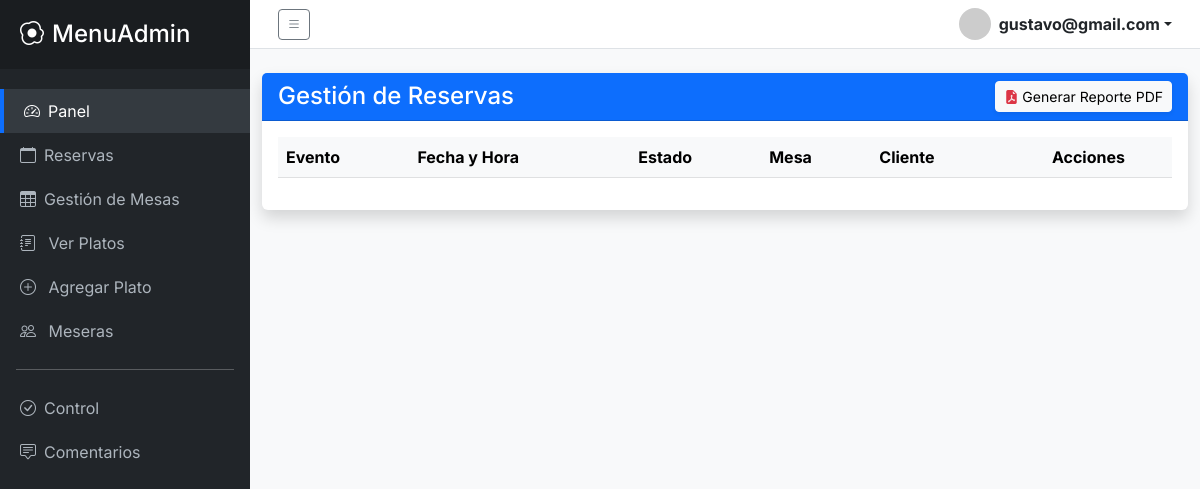
Page /client/admin/views/reservas/index.php (signed in) on the earlier database version.
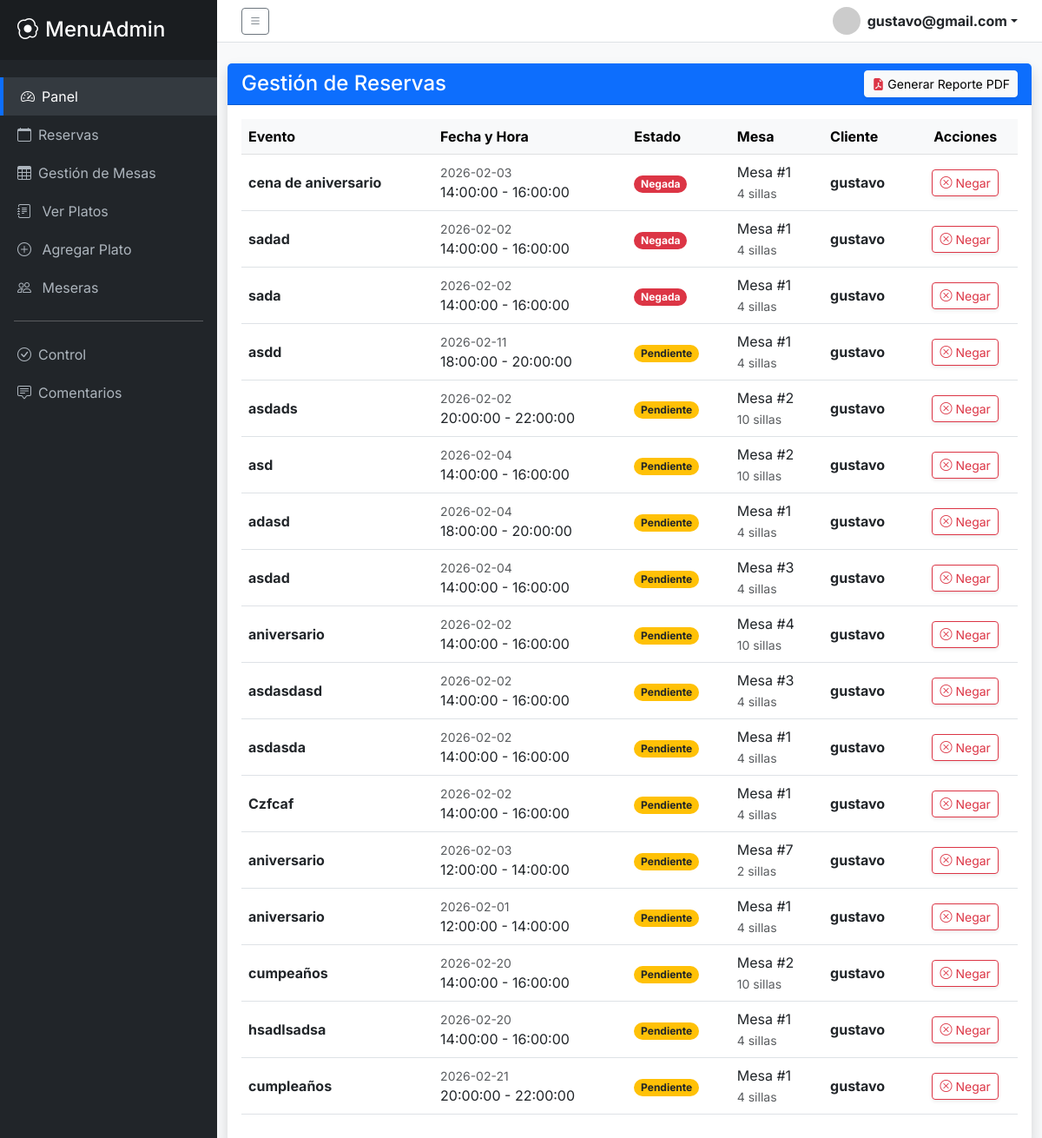
Same page on the later database version.
### tables this page shows
CREATE TABLE `reservas` (
  `id_reserva` int(11) NOT NULL,
  `id_cliente_fk` int(11) DEFAULT NULL,
  `id_mesa_fk` int(11) DEFAULT NULL,
  `titulo_evento` varchar(100) DEFAULT NULL,
  `fecha_reserva` date NOT NULL,
  `hora_inicio` time NOT NULL,
  `hora_fin` time NOT NULL,
  `estado_reserva` varchar(100) DEFAULT 'Pendiente',
  `fecha_creacion` timestamp NOT NULL DEFAULT current_timestamp(),
  `fecha_actualizacion` timestamp NOT NULL DEFAULT current_timestamp() ON UPDATE current_timestamp()
);

CREATE TABLE `mesas` (
  `id_mesa` int(11) NOT NULL,
  `nro_mesa` int(11) NOT NULL,
  `sillas` int(11) NOT NULL,
  `tipo` varchar(100) DEFAULT 'Basica',
  `estado` varchar(100) DEFAULT 'Disponible'
);

CREATE TABLE `clientes` (
  `id_cliente` int(11) NOT NULL,
  `nombre_cliente` varchar(100) NOT NULL,
  `telefono` varchar(20) DEFAULT NULL,
  `email_cliente` varchar(100) DEFAULT NULL,
  `fecha_registro` timestamp NOT NULL DEFAULT current_timestamp(),
  `password` varchar(200) NOT NULL
);

### app/controllers/controllers_admin/reservas/read.php (called while the page is built)
<?php
    $sql = "SELECT * FROM reservas
    inner join mesas on reservas.id_mesa_fk = mesas.id_mesa
    inner join clientes on reservas.id_cliente_fk = clientes.id_cliente";
    $query = $pdo->prepare($sql);
    $query->execute();
    $reservas = $query->fetchAll(PDO::FETCH_ASSOC);
?>

### client/admin/views/reservas/index.php (the view, shortened to what this page needs)
<?php include '../../layouts/parte1.php'; ?>
<?php include '../../../../app/controllers/controllers_admin/reservas/read.php'; ?>
<div class="container mt-4">
    <div class="card shadow">
        <div class="card-header bg-primary text-white d-flex justify-content-between align-items-center">
            <h4 class="mb-0">Gestión de Reservas</h4>
            <a href="reporte.php" target="_blank" class="btn btn-light btn-sm shadow-sm">
                <i class="bi bi-file-earmark-pdf-fill text-danger"></i> Generar Reporte PDF
            </a>
        </div>
        <div class="card-body">
            <div class="table-responsive">
                <table class="table table-hover align-middle">
                    <thead class="table-light">
                        <tr>
                            <th>Evento</th>
                            <th>Fecha y Hora</th>
                            <th>Estado</th>
                            <th>Mesa</th>
                            <th>Cliente</th>
                            <th class="text-center">Acciones</th>
                        </tr>
                    </thead>
                    <tbody>
                        <?php foreach ($reservas as $reserva): ?>
                        <tr>
                            <td><strong><?php echo htmlspecialchars($reserva['titulo_evento']); ?></strong></td>
                            <td>
                                <div class="small text-muted"><?php echo $reserva['fecha_reserva']; ?></div>
                                <div><?php echo $reserva['hora_inicio'] . " - " . $reserva['hora_fin']; ?></div>
                            </td>
                            <td>
                                <?php
                                    $claseBadge = 'bg-secondary';
                                    if($reserva['estado_reserva'] == 'Pendiente') $claseBadge = 'bg-warning text-dark';
                                    if($reserva['estado_reserva'] == 'Negada') $claseBadge = 'bg-danger';
                                ?>
                                <span class="badge rounded-pill <?php echo $claseBadge; ?>">
                                    <?php echo $reserva['estado_reserva']; ?>
                                </span>
                            </td>
                            <td>
                                <span class="d-block">Mesa #<?php echo $reserva['nro_mesa']; ?></span>
                                <small class="text-muted"><?php echo $reserva['sillas']; ?> sillas</small>
                            </td>
                            <td>
                                <div class="fw-bold"><?php echo htmlspecialchars($reserva['nombre_cliente']); ?></div>
                            </td>
                            <td class="text-center">
                                <button type="button" class="btn btn-outline-danger btn-sm shadow-sm"
                                        data-bs-toggle="modal"
                                        data-bs-target="#modalNegar"
                                        data-id="<?php echo $reserva['id_reserva']; ?>"
                                        data-cliente="<?php echo $reserva['id_cliente_fk']; ?>"
                                        data-nombre="<?php echo htmlspecialchars($reserva['nombre_cliente']); ?>">
                                    <i class="bi bi-x-circle"></i> Negar
                                </button>
                            </td>
                        </tr>
                        <?php endforeach; ?>
                    </tbody>
                </table>
            </div>
        </div>
    </div>
</div>
<?php include '../../layouts/parte2.php'; ?>

Differences in the rows shown:
added reservas: titulo_evento "cena de aniversario", fecha_reserva "2026-02-03", hora_inicio "14:00:00", hora_fin "16:00:00", estado_reserva "Negada", id_mesa_fk.nro_mesa "1", id_mesa_fk.sillas "4", id_cliente_fk.nombre_cliente "gustavo"
added reservas: titulo_evento "sadad", fecha_reserva "2026-02-02", hora_inicio "14:00:00", hora_fin "16:00:00", estado_reserva "Negada", id_mesa_fk.nro_mesa "1", id_mesa_fk.sillas "4", id_cliente_fk.nombre_cliente "gustavo"
added reservas: titulo_evento "sada", fecha_reserva "2026-02-02", hora_inicio "14:00:00", hora_fin "16:00:00", estado_reserva "Negada", id_mesa_fk.nro_mesa "1", id_mesa_fk.sillas "4", id_cliente_fk.nombre_cliente "gustavo"
added reservas: titulo_evento "asdd", fecha_reserva "2026-02-11", hora_inicio "18:00:00", hora_fin "20:00:00", estado_reserva "Pendiente", id_mesa_fk.nro_mesa "1", id_mesa_fk.sillas "4", id_cliente_fk.nombre_cliente "gustavo"
added reservas: titulo_evento "asdads", fecha_reserva "2026-02-02", hora_inicio "20:00:00", hora_fin "22:00:00", estado_reserva "Pendiente", id_mesa_fk.nro_mesa "2", id_mesa_fk.sillas "10", id_cliente_fk.nombre_cliente "gustavo"
added reservas: titulo_evento "asd", fecha_reserva "2026-02-04", hora_inicio "14:00:00", hora_fin "16:00:00", estado_reserva "Pendiente", id_mesa_fk.nro_mesa "2", id_mesa_fk.sillas "10", id_cliente_fk.nombre_cliente "gustavo"
added reservas: titulo_evento "adasd", fecha_reserva "2026-02-04", hora_inicio "18:00:00", hora_fin "20:00:00", estado_reserva "Pendiente", id_mesa_fk.nro_mesa "1", id_mesa_fk.sillas "4", id_cliente_fk.nombre_cliente "gustavo"
added reservas: titulo_evento "asdad", fecha_reserva "2026-02-04", hora_inicio "14:00:00", hora_fin "16:00:00", estado_reserva "Pendiente", id_mesa_fk.nro_mesa "3", id_mesa_fk.sillas "4", id_cliente_fk.nombre_cliente "gustavo"
added reservas: titulo_evento "aniversario", fecha_reserva "2026-02-02", hora_inicio "14:00:00", hora_fin "16:00:00", estado_reserva "Pendiente", id_mesa_fk.nro_mesa "4", id_mesa_fk.sillas "10", id_cliente_fk.nombre_cliente "gustavo"
added reservas: titulo_evento "asdasdasd", fecha_reserva "2026-02-02", hora_inicio "14:00:00", hora_fin "16:00:00", estado_reserva "Pendiente", id_mesa_fk.nro_mesa "3", id_mesa_fk.sillas "4", id_cliente_fk.nombre_cliente "gustavo"
added reservas: titulo_evento "asdasda", fecha_reserva "2026-02-02", hora_inicio "14:00:00", hora_fin "16:00:00", estado_reserva "Pendiente", id_mesa_fk.nro_mesa "1", id_mesa_fk.sillas "4", id_cliente_fk.nombre_cliente "gustavo"
added reservas: titulo_evento "Czfcaf", fecha_reserva "2026-02-02", hora_inicio "14:00:00", hora_fin "16:00:00", estado_reserva "Pendiente", id_mesa_fk.nro_mesa "1", id_mesa_fk.sillas "4", id_cliente_fk.nombre_cliente "gustavo"
added reservas: titulo_evento "aniversario", fecha_reserva "2026-02-03", hora_inicio "12:00:00", hora_fin "14:00:00", estado_reserva "Pendiente", id_mesa_fk.nro_mesa "7", id_mesa_fk.sillas "2", id_cliente_fk.nombre_cliente "gustavo"
added reservas: titulo_evento "aniversario", fecha_reserva "2026-02-01", hora_inicio "12:00:00", hora_fin "14:00:00", estado_reserva "Pendiente", id_mesa_fk.nro_mesa "1", id_mesa_fk.sillas "4", id_cliente_fk.nombre_cliente "gustavo"
added reservas: titulo_evento "cumpeaños", fecha_reserva "2026-02-20", hora_inicio "14:00:00", hora_fin "16:00:00", estado_reserva "Pendiente", id_mesa_fk.nro_mesa "2", id_mesa_fk.sillas "10", id_cliente_fk.nombre_cliente "gustavo"
added reservas: titulo_evento "hsadlsadsa", fecha_reserva "2026-02-20", hora_inicio "14:00:00", hora_fin "16:00:00", estado_reserva "Pendiente", id_mesa_fk.nro_mesa "1", id_mesa_fk.sillas "4", id_cliente_fk.nombre_cliente "gustavo"
added reservas: titulo_evento "cumpleaños", fecha_reserva "2026-02-21", hora_inicio "20:00:00", hora_fin "22:00:00", estado_reserva "Pendiente", id_mesa_fk.nro_mesa "1", id_mesa_fk.sillas "4", id_cliente_fk.nombre_cliente "gustavo"
